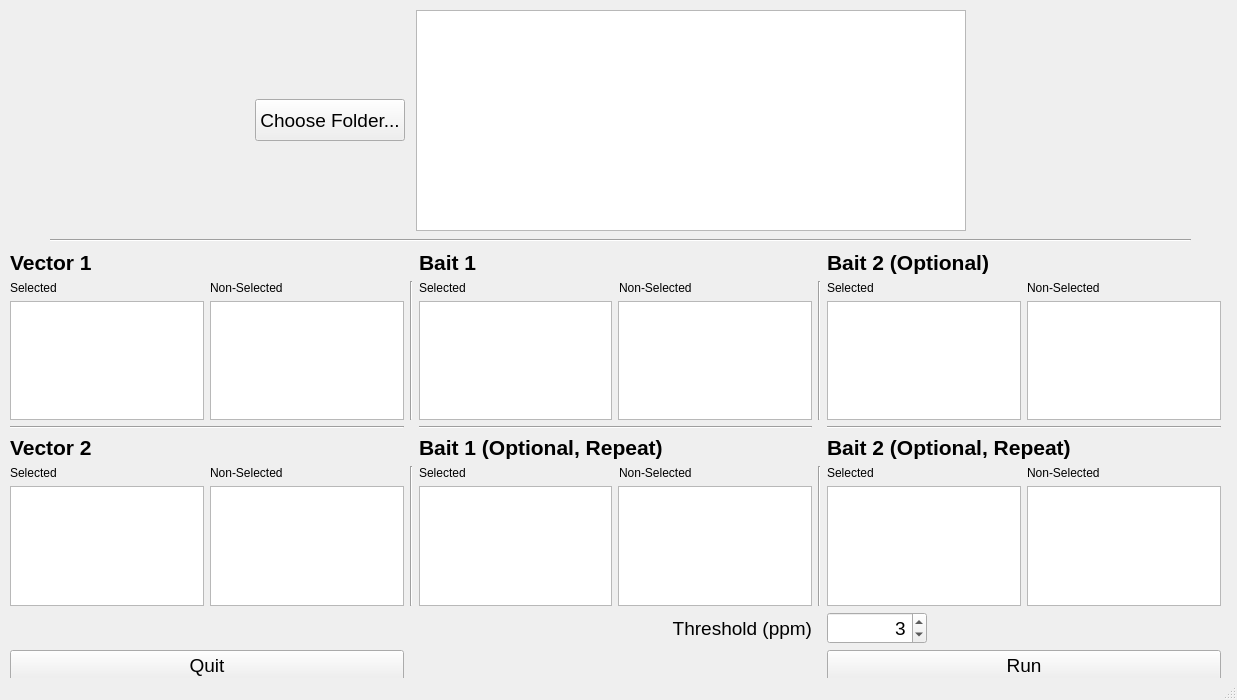
<?xml version="1.0" encoding="UTF-8"?>
<ui version="4.0">
 <class>StatMaker</class>
 <widget class="QMainWindow" name="StatMaker">
  <property name="geometry">
   <rect>
    <x>0</x>
    <y>0</y>
    <width>1237</width>
    <height>700</height>
   </rect>
  </property>
  <property name="minimumSize">
   <size>
    <width>1237</width>
    <height>700</height>
   </size>
  </property>
  <property name="maximumSize">
   <size>
    <width>1237</width>
    <height>700</height>
   </size>
  </property>
  <property name="windowTitle">
   <string>Stat Maker</string>
  </property>
  <widget class="QWidget" name="centralwidget">
   <widget class="QWidget" name="horizontalLayoutWidget">
    <property name="geometry">
     <rect>
      <x>10</x>
      <y>250</y>
      <width>1211</width>
      <height>431</height>
     </rect>
    </property>
    <layout class="QHBoxLayout" name="horizontalLayout">
     <item>
      <layout class="QGridLayout" name="gridLayout">
       <item row="10" column="0">
        <widget class="QPushButton" name="quit_btn">
         <property name="font">
          <font>
           <pointsize>14</pointsize>
          </font>
         </property>
         <property name="text">
          <string>Quit</string>
         </property>
        </widget>
       </item>
       <item row="0" column="2">
        <widget class="QLabel" name="label_2">
         <property name="font">
          <font>
           <pointsize>16</pointsize>
           <weight>75</weight>
           <bold>true</bold>
          </font>
         </property>
         <property name="text">
          <string>Bait 1</string>
         </property>
        </widget>
       </item>
       <item row="10" column="4">
        <widget class="QPushButton" name="run_btn">
         <property name="enabled">
          <bool>true</bool>
         </property>
         <property name="font">
          <font>
           <pointsize>14</pointsize>
          </font>
         </property>
         <property name="text">
          <string>Run</string>
         </property>
        </widget>
       </item>
       <item row="0" column="4">
        <widget class="QLabel" name="label_3">
         <property name="font">
          <font>
           <pointsize>16</pointsize>
           <weight>75</weight>
           <bold>true</bold>
          </font>
         </property>
         <property name="text">
          <string>Bait 2 (Optional)</string>
         </property>
        </widget>
       </item>
       <item row="0" column="0">
        <widget class="QLabel" name="label">
         <property name="font">
          <font>
           <pointsize>16</pointsize>
           <weight>75</weight>
           <bold>true</bold>
          </font>
         </property>
         <property name="text">
          <string>Vector 1</string>
         </property>
        </widget>
       </item>
       <item row="8" column="0">
        <layout class="QVBoxLayout" name="verticalLayout_5">
         <item>
          <layout class="QHBoxLayout" name="horizontalLayout_9">
           <item>
            <widget class="QLabel" name="label_10">
             <property name="text">
              <string>Selected</string>
             </property>
            </widget>
           </item>
           <item>
            <widget class="QLabel" name="label_11">
             <property name="text">
              <string>Non-Selected</string>
             </property>
            </widget>
           </item>
          </layout>
         </item>
         <item>
          <layout class="QHBoxLayout" name="horizontalLayout_10">
           <item>
            <widget class="DragDropListView" name="vec_sel_list_2"/>
           </item>
           <item>
            <widget class="DragDropListView" name="vec_nonsel_list_2"/>
           </item>
          </layout>
         </item>
        </layout>
       </item>
       <item row="3" column="0">
        <widget class="Line" name="line_2">
         <property name="orientation">
          <enum>Qt::Horizontal</enum>
         </property>
        </widget>
       </item>
       <item row="2" column="1">
        <widget class="Line" name="line_5">
         <property name="orientation">
          <enum>Qt::Vertical</enum>
         </property>
        </widget>
       </item>
       <item row="2" column="2">
        <layout class="QVBoxLayout" name="verticalLayout_3">
         <item>
          <layout class="QHBoxLayout" name="horizontalLayout_6">
           <item>
            <widget class="QLabel" name="label_4">
             <property name="text">
              <string>Selected</string>
             </property>
            </widget>
           </item>
           <item>
            <widget class="QLabel" name="label_5">
             <property name="text">
              <string>Non-Selected</string>
             </property>
            </widget>
           </item>
          </layout>
         </item>
         <item>
          <layout class="QHBoxLayout" name="horizontalLayout_5">
           <item>
            <widget class="DragDropListView" name="bait1_sel_list"/>
           </item>
           <item>
            <widget class="DragDropListView" name="bait1_nonsel_list"/>
           </item>
          </layout>
         </item>
        </layout>
       </item>
       <item row="4" column="2">
        <widget class="QLabel" name="label_17">
         <property name="font">
          <font>
           <pointsize>16</pointsize>
           <weight>75</weight>
           <bold>true</bold>
          </font>
         </property>
         <property name="text">
          <string>Bait 1 (Optional, Repeat)</string>
         </property>
        </widget>
       </item>
       <item row="4" column="4">
        <widget class="QLabel" name="label_18">
         <property name="font">
          <font>
           <pointsize>16</pointsize>
           <weight>75</weight>
           <bold>true</bold>
          </font>
         </property>
         <property name="text">
          <string>Bait 2 (Optional, Repeat)</string>
         </property>
        </widget>
       </item>
       <item row="3" column="2">
        <widget class="Line" name="line_3">
         <property name="orientation">
          <enum>Qt::Horizontal</enum>
         </property>
        </widget>
       </item>
       <item row="2" column="0">
        <layout class="QVBoxLayout" name="verticalLayout_2">
         <item>
          <layout class="QHBoxLayout" name="horizontalLayout_4">
           <item>
            <widget class="QLabel" name="label_6">
             <property name="text">
              <string>Selected</string>
             </property>
            </widget>
           </item>
           <item>
            <widget class="QLabel" name="label_7">
             <property name="text">
              <string>Non-Selected</string>
             </property>
            </widget>
           </item>
          </layout>
         </item>
         <item>
          <layout class="QHBoxLayout" name="horizontalLayout_2">
           <item>
            <widget class="DragDropListView" name="vec_sel_list"/>
           </item>
           <item>
            <widget class="DragDropListView" name="vec_nonsel_list"/>
           </item>
          </layout>
         </item>
        </layout>
       </item>
       <item row="3" column="4">
        <widget class="Line" name="line_4">
         <property name="orientation">
          <enum>Qt::Horizontal</enum>
         </property>
        </widget>
       </item>
       <item row="9" column="4">
        <widget class="QSpinBox" name="threshold_sbx">
         <property name="maximumSize">
          <size>
           <width>100</width>
           <height>16777215</height>
          </size>
         </property>
         <property name="font">
          <font>
           <pointsize>14</pointsize>
          </font>
         </property>
         <property name="alignment">
          <set>Qt::AlignRight|Qt::AlignTrailing|Qt::AlignVCenter</set>
         </property>
         <property name="minimum">
          <number>0</number>
         </property>
         <property name="maximum">
          <number>300</number>
         </property>
         <property name="singleStep">
          <number>3</number>
         </property>
         <property name="value">
          <number>3</number>
         </property>
        </widget>
       </item>
       <item row="8" column="1">
        <widget class="Line" name="line_6">
         <property name="orientation">
          <enum>Qt::Vertical</enum>
         </property>
        </widget>
       </item>
       <item row="2" column="4">
        <layout class="QVBoxLayout" name="verticalLayout_4">
         <item>
          <layout class="QHBoxLayout" name="horizontalLayout_8">
           <item>
            <widget class="QLabel" name="label_8">
             <property name="text">
              <string>Selected</string>
             </property>
            </widget>
           </item>
           <item>
            <widget class="QLabel" name="label_9">
             <property name="text">
              <string>Non-Selected</string>
             </property>
            </widget>
           </item>
          </layout>
         </item>
         <item>
          <layout class="QHBoxLayout" name="horizontalLayout_7">
           <item>
            <widget class="DragDropListView" name="bait2_sel_list"/>
           </item>
           <item>
            <widget class="DragDropListView" name="bait2_nonsel_list"/>
           </item>
          </layout>
         </item>
        </layout>
       </item>
       <item row="8" column="2">
        <layout class="QVBoxLayout" name="verticalLayout_6">
         <item>
          <layout class="QHBoxLayout" name="horizontalLayout_11">
           <item>
            <widget class="QLabel" name="label_12">
             <property name="text">
              <string>Selected</string>
             </property>
            </widget>
           </item>
           <item>
            <widget class="QLabel" name="label_13">
             <property name="text">
              <string>Non-Selected</string>
             </property>
            </widget>
           </item>
          </layout>
         </item>
         <item>
          <layout class="QHBoxLayout" name="horizontalLayout_12">
           <item>
            <widget class="DragDropListView" name="bait1_sel_list_2"/>
           </item>
           <item>
            <widget class="DragDropListView" name="bait1_nonsel_list_2"/>
           </item>
          </layout>
         </item>
        </layout>
       </item>
       <item row="4" column="0">
        <widget class="QLabel" name="label_16">
         <property name="font">
          <font>
           <pointsize>16</pointsize>
           <weight>75</weight>
           <bold>true</bold>
          </font>
         </property>
         <property name="text">
          <string>Vector 2</string>
         </property>
        </widget>
       </item>
       <item row="8" column="4">
        <layout class="QVBoxLayout" name="verticalLayout_7">
         <item>
          <layout class="QHBoxLayout" name="horizontalLayout_13">
           <item>
            <widget class="QLabel" name="label_14">
             <property name="text">
              <string>Selected</string>
             </property>
            </widget>
           </item>
           <item>
            <widget class="QLabel" name="label_15">
             <property name="text">
              <string>Non-Selected</string>
             </property>
            </widget>
           </item>
          </layout>
         </item>
         <item>
          <layout class="QHBoxLayout" name="horizontalLayout_14">
           <item>
            <widget class="DragDropListView" name="bait2_sel_list_2"/>
           </item>
           <item>
            <widget class="DragDropListView" name="bait2_nonsel_list_2"/>
           </item>
          </layout>
         </item>
        </layout>
       </item>
       <item row="9" column="2">
        <widget class="QLabel" name="label_19">
         <property name="font">
          <font>
           <pointsize>14</pointsize>
          </font>
         </property>
         <property name="text">
          <string>Threshold (ppm)</string>
         </property>
         <property name="alignment">
          <set>Qt::AlignRight|Qt::AlignTrailing|Qt::AlignVCenter</set>
         </property>
        </widget>
       </item>
       <item row="2" column="3">
        <widget class="Line" name="line_7">
         <property name="orientation">
          <enum>Qt::Vertical</enum>
         </property>
        </widget>
       </item>
       <item row="8" column="3">
        <widget class="Line" name="line_8">
         <property name="orientation">
          <enum>Qt::Vertical</enum>
         </property>
        </widget>
       </item>
      </layout>
     </item>
    </layout>
   </widget>
   <widget class="QWidget" name="layoutWidget">
    <property name="geometry">
     <rect>
      <x>250</x>
      <y>10</y>
      <width>721</width>
      <height>221</height>
     </rect>
    </property>
    <layout class="QVBoxLayout" name="verticalLayout">
     <item>
      <layout class="QHBoxLayout" name="horizontalLayout_3">
       <item>
        <widget class="QPushButton" name="folder_choice_btn">
         <property name="minimumSize">
          <size>
           <width>0</width>
           <height>42</height>
          </size>
         </property>
         <property name="maximumSize">
          <size>
           <width>150</width>
           <height>16777215</height>
          </size>
         </property>
         <property name="font">
          <font>
           <pointsize>14</pointsize>
           <weight>50</weight>
           <bold>false</bold>
          </font>
         </property>
         <property name="text">
          <string>Choose Folder...</string>
         </property>
        </widget>
       </item>
       <item>
        <widget class="DragDropListView" name="file_list">
         <property name="minimumSize">
          <size>
           <width>550</width>
           <height>0</height>
          </size>
         </property>
         <property name="maximumSize">
          <size>
           <width>550</width>
           <height>16777215</height>
          </size>
         </property>
         <property name="dragEnabled">
          <bool>true</bool>
         </property>
         <property name="dragDropMode">
          <enum>QAbstractItemView::DragOnly</enum>
         </property>
         <property name="alternatingRowColors">
          <bool>false</bool>
         </property>
         <property name="selectionMode">
          <enum>QAbstractItemView::SingleSelection</enum>
         </property>
         <property name="iconSize">
          <size>
           <width>20</width>
           <height>20</height>
          </size>
         </property>
        </widget>
       </item>
      </layout>
     </item>
    </layout>
   </widget>
   <widget class="Line" name="line">
    <property name="geometry">
     <rect>
      <x>50</x>
      <y>230</y>
      <width>1141</width>
      <height>20</height>
     </rect>
    </property>
    <property name="orientation">
     <enum>Qt::Horizontal</enum>
    </property>
   </widget>
  </widget>
  <widget class="QStatusBar" name="statusbar"/>
 </widget>
 <customwidgets>
  <customwidget>
   <class>DragDropListView</class>
   <extends>QListWidget</extends>
   <header>DragDropListView</header>
  </customwidget>
 </customwidgets>
 <resources/>
 <connections/>
</ui>
